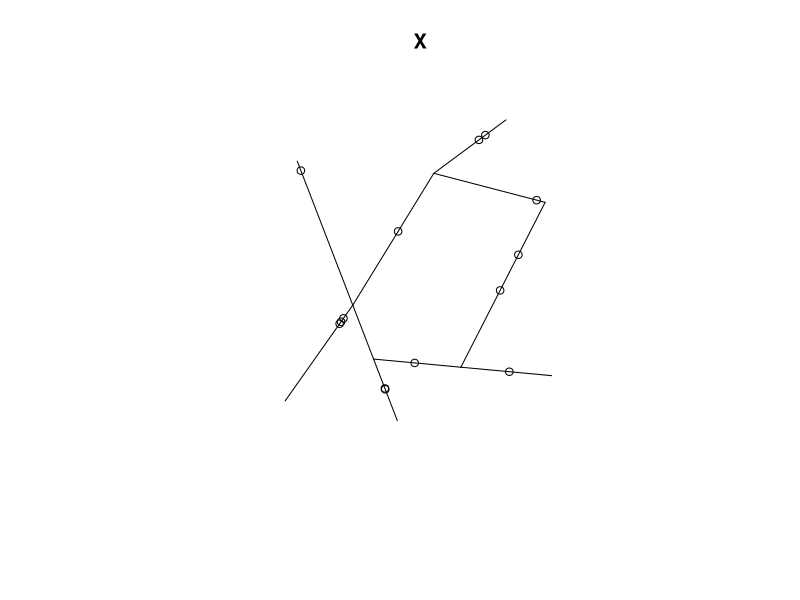

R code for this plot:
library(spatstat)


### Name: rpoislpp
### Title: Poisson Point Process on a Linear Network
### Aliases: rpoislpp
### Keywords: spatial datagen

### ** Examples

   X <- rpoislpp(5, simplenet)
   plot(X)
   # multitype
   X <- rpoislpp(c(a=5, b=5), simplenet)
